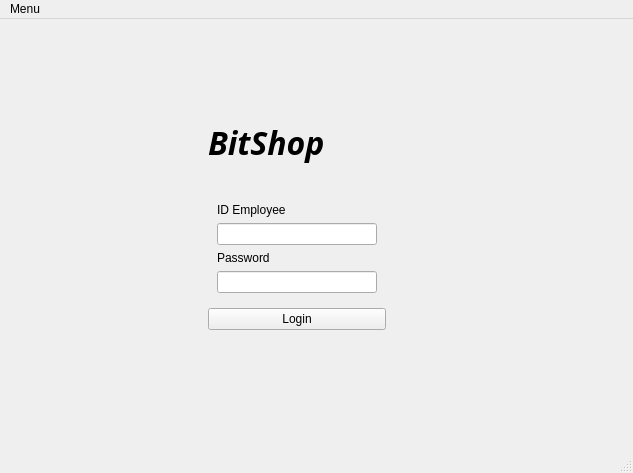
<?xml version="1.0" encoding="UTF-8"?>
<ui version="4.0">
 <class>MainWindow</class>
 <widget class="QMainWindow" name="MainWindow">
  <property name="geometry">
   <rect>
    <x>0</x>
    <y>0</y>
    <width>633</width>
    <height>473</height>
   </rect>
  </property>
  <property name="windowTitle">
   <string>MainWindow</string>
  </property>
  <widget class="QWidget" name="centralwidget">
   <layout class="QVBoxLayout" name="verticalLayout">
    <item>
     <widget class="QWidget" name="widget" native="true">
      <widget class="QWidget" name="widget_3" native="true">
       <property name="geometry">
        <rect>
         <x>190</x>
         <y>60</y>
         <width>196</width>
         <height>251</height>
        </rect>
       </property>
       <layout class="QVBoxLayout" name="verticalLayout_4">
        <item>
         <widget class="QWidget" name="widget_2" native="true">
          <layout class="QVBoxLayout" name="verticalLayout_2">
           <item>
            <widget class="QLabel" name="head">
             <property name="font">
              <font>
               <family>Navilu</family>
               <pointsize>24</pointsize>
               <weight>75</weight>
               <italic>true</italic>
               <bold>true</bold>
              </font>
             </property>
             <property name="text">
              <string>BitShop</string>
             </property>
            </widget>
           </item>
           <item>
            <widget class="QWidget" name="login_fields" native="true">
             <layout class="QVBoxLayout" name="verticalLayout_3">
              <item>
               <widget class="QLabel" name="lbl_id_employee">
                <property name="text">
                 <string>ID Employee</string>
                </property>
               </widget>
              </item>
              <item>
               <widget class="QLineEdit" name="lineedit_id_employee"/>
              </item>
              <item>
               <widget class="QLabel" name="lbl_password">
                <property name="text">
                 <string>Password</string>
                </property>
               </widget>
              </item>
              <item>
               <widget class="QLineEdit" name="lineedit_password"/>
              </item>
             </layout>
            </widget>
           </item>
           <item>
            <spacer name="verticalSpacer">
             <property name="orientation">
              <enum>Qt::Vertical</enum>
             </property>
             <property name="sizeType">
              <enum>QSizePolicy::Preferred</enum>
             </property>
             <property name="sizeHint" stdset="0">
              <size>
               <width>0</width>
               <height>0</height>
              </size>
             </property>
            </spacer>
           </item>
           <item>
            <widget class="QPushButton" name="pushButton">
             <property name="text">
              <string>Login</string>
             </property>
            </widget>
           </item>
          </layout>
         </widget>
        </item>
       </layout>
      </widget>
     </widget>
    </item>
   </layout>
  </widget>
  <widget class="QMenuBar" name="menubar">
   <property name="geometry">
    <rect>
     <x>0</x>
     <y>0</y>
     <width>633</width>
     <height>22</height>
    </rect>
   </property>
   <widget class="QMenu" name="menuLogin">
    <property name="title">
     <string>Menu</string>
    </property>
    <addaction name="actionLogin"/>
   </widget>
   <addaction name="menuLogin"/>
  </widget>
  <widget class="QStatusBar" name="statusbar"/>
  <action name="actionLogin">
   <property name="text">
    <string>Login</string>
   </property>
  </action>
 </widget>
 <resources/>
 <connections/>
</ui>
